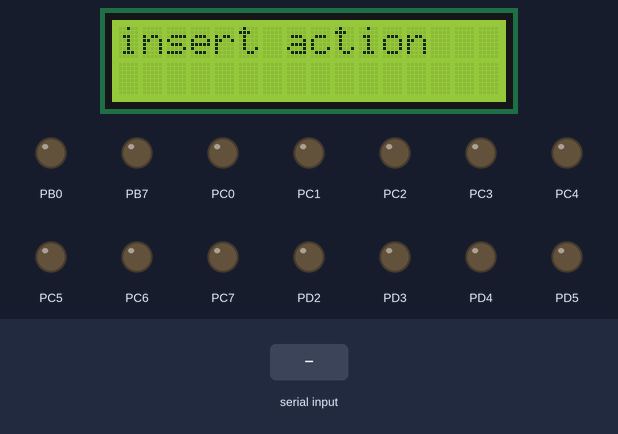
This program was run on a simulated ATmega32, built with avr-gcc and emulated at 16 MHz. Parts: 16×2 character LCD, output pins drawn as LEDs (lit = HIGH). Wiring (inferred from the names in the program): character LCD (HD44780): RS PB1; R/W PB2; E PB3; data PA0, PA1, PA2, PA3, PA4, PA5, PA6, PA7. The inputs (shaded band) are chosen by the test bench. Pins used as bus, display or sensor lines are not drawn; what the program prints to the serial monitor is not drawn.

Above: at 1.3 s.
At 7.5 s:
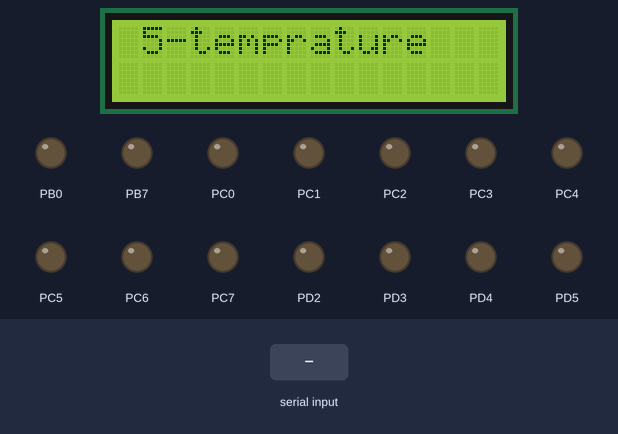
7.6 s: "5" received over Serial
At 8.1 s:
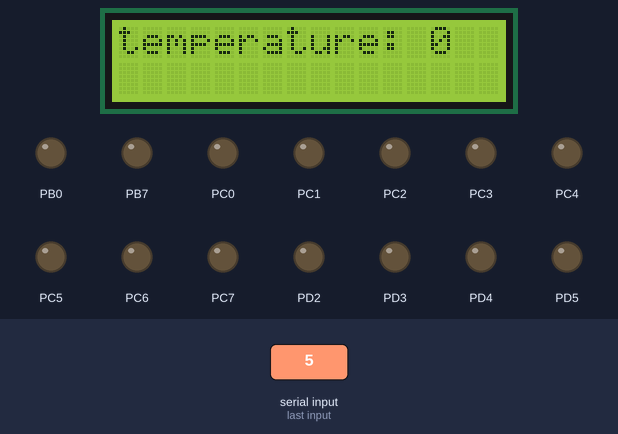
Timing chart, 0 to 10.6 s (numbered marks = the images above; inputs shaded):
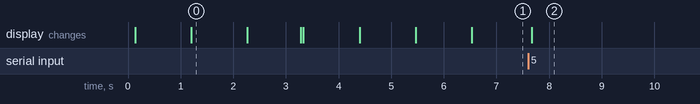

Measured:
- after the input at 7.6 s, the display: changes after 0.07 s (image 2)
- what the display in image 0 shows lasts 1.1 s, from 1.2 s to 2.3 s

The program:

main.c
```c
/*
 * Smarhome_master.c
 *
 * Created: 05-Nov-20 9:33:19 PM
 * Author : Khaled
 */


#include "UART.h"
#include <avr/io.h>
#include "LCD.h"
#define F_CPU 16000000UL
#define miniCount 250
#define maxCount 500
#define miniAngle 0
#define maxAngle 180
#include "ADC.h"
#include <stdlib.h>
#include "SPI.h"

int main(void) {
	char buffer[0];
	uint8 order ;
	//LCD initiating
	DIO_Init();
	LCD_init();
	LCD_char(' ');
	//______________________________________________-

	//LM35 initiating

	DIO_Init();
	ADC_init();
	unsigned short temp =0;
	//UATR initiating
	UART_init();
	UARTSendString("welcome");
	//_________________________-
	LCD_startpos(1,0);
	LCD_String("welcome Sir");
	_delay_ms(1000);
	LCD_startpos(1,0);
	LCD_String("insert action");
	_delay_ms(1000);
	LCD_startpos(1,0);
	LCD_String(" 1-lights on ");
	_delay_ms(1000);
	LCD_startpos(1,0);
	LCD_String(" 2-lights off ");
	_delay_ms(1000);
	LCD_startpos(1,0);
	LCD_String(" 3-doors open ");
	_delay_ms(1000);
	LCD_startpos(1,0);
	LCD_String(" 4-doors off ");
	_delay_ms(1000);
	LCD_startpos(1,0);
	LCD_String(" 5-temprature ");

		SPI_init('M');
		slave_EN();

	while(1){

			order= UART_recieve();

			//___________________________________

			//turning lights on.........................
			if(order == '1'){
				UARTSendString("wait");
				if(SPI_TX_RX('1') == (0x55)){
					UARTSendString("Done");
				}
			}

			//.....................................


			//_______________________________


			//turning lights off.................................
			if(order == '2'){
				UARTSendString("wait");
				if(SPI_TX_RX('2') == 0x55){
					UARTSendString("done");
				}
			}
			//..................................................

			//__________________________________________________

			//opening doors.................................

			if(order == '3'){
				UARTSendString("wait");
				if(SPI_TX_RX('3') == 0x55){
					UARTSendString("done");
				}
			}
			//.............................................

			//____________________________________________

			//closing doors...............................
			if(order == '4'){
				UARTSendString("wait");
				if(SPI_TX_RX('4') == 0x55){
					UARTSendString("done");
				}
			}
			//............................................

			//____________________________________________

						 //temprature......................................
						 else if(order == '5' ){
							UARTSendString("wait");

							 if(SPI_TX_RX('5') == (0x55)){

								 _delay_ms(400);
								 temp = SPI_TX_RX('5');
								 if(temp==27){

								 }

							 }
							 LCD_startpos(1,0);
							 LCD_String("temperature: ");
							 itoa(temp,buffer,10);
							 LCD_String(buffer);
							 _delay_ms(1000);
							//LCD_CMD(0x01);
							 UARTSendString("done");
						 }
						 //...................................................

						 //__________________________________________________


	}
}
```

ADC.c
```c
/*
 * ADC.c
 *
 * Created: 29-Oct-20 6:31:13 PM
 *  Author: Khaled
 */
#include "ADC.h"
void ADC_init(void){
	ADMUX= (1<<REFS1)|(1<<REFS0); //INTERNAL REF VOLTAGE
	ADCSRA= (1<<ADEN)|(1<<ADPS0)|(1<<ADPS1)|(ADPS2); //ENABLE ADC AND 128 PRESCALE
}
unsigned short ADC_Read(unsigned char Channel){
	unsigned short data;
	ADMUX= (ADMUX & 0xE0) | (Channel & 0x1F);
	ADCSRA |= (1<<ADSC); //START CONVERT
	//WAIT 25 PR 13 ADC CYCLE
	while (!(ADCSRA & (1<<ADIF)));
	ADCSRA |= (1<<ADIF);
	data = ADCL;
	data |=ADCH <<8;
	return data;
}
```

ADC.h
```c
/*
 * ADC.h
 *
 * Created: 29-Oct-20 6:31:31 PM
 *  Author: Khaled
 */


#ifndef ADC_H_
#define ADC_H_
#include <avr/io.h>
void ADC_init(void);
unsigned short ADC_Read(unsigned char Channel);


#endif /* ADC_H_ */
```

SPI.c
```c
/*
 * SPI.c
 *
 * Created: 04-Nov-20 6:58:45 PM
 *  Author: Khaled
 */
#include "SPI.h"
#include "Bit_math.h"
void SPI_init(unsigned char status){
	switch(status){
		case'M' :
		SPIDDR |= (1<<MOSI) | (1<<SS) | (1<<SCK);
		SPIDDR &=~ (1<<MISO);
		SPCR |= (1<<MSTR)| (1<<SPE);
		slave_DIS();


		break;


		case'S':
		SPIDDR &=~ (1<<MOSI) | (1<<SS) | (1<<SCK);
		SPIDDR |= (1<<MISO);
		SPCR |= (1<<SPE);
		break;
		}
	//SPCR |= (1<<SPE);

}

unsigned char SPI_TX_RX(unsigned char data){
	SPDR =data;

	while (!get_bit(SPSR,SPIF));
	return SPDR;

}
```

SPI.h
```c
/*
 * SPI.h
 *
 * Created: 04-Nov-20 6:58:55 PM
 *  Author: Khaled
 */


#ifndef SPI_H_
#define SPI_H_

#include <avr/io.h>
#define SPIPORT PORTB
#define SPIDDR DDRB

#define SS       4
#define MOSI     5
#define MISO     6
#define SCK      7
#define slave_EN() (SPIPORT &=~ (1<<SS))
#define slave_DIS() (SPIPORT |= (1<<SS))

void SPI_init(unsigned char status);
unsigned char SPI_TX_RX(unsigned char data);


#endif /* SPI_H_ */
```

UART.c
```c
/*
 * UART.c
 *
 * Created: 03-Nov-20 8:33:09 PM
 *  Author: Khaled
 */
#include "UART.h"

void UART_init(){
	UCSRB |= (1<<TXEN) | (1<<RXEN); // EN  TX&RX
	UCSRC |= (1<<URSEL) | (1<<UCSZ0) | (UCSZ1); // 8BIT -0 PAR - 1 STOP
	UBRRL = MyUBRR; //LOW 8BIT
	UBRRH =MyUBRR >>8;

}

void UART_send(unsigned char data){
	while (!(UCSRA & (1<<UDRE)));
	UDR = data;
}
unsigned char UART_recieve(){
	while (!(UCSRA & (1<<RXC)));
	return UDR;
}
void UARTSendString(char *string){
	unsigned char i=0;
	while(string[i] != '\0'){
		UART_send(string[i]);
		i++;
	}
}
```

UART.h
```c
/*
 * UART.h
 *
 * Created: 03-Nov-20 8:33:26 PM
 *  Author: Khaled
 */

#include <avr/io.h>

#ifndef UART_H_
#define UART_H_
#define F_CPU 16000000UL
#define BAUD_rate 9600

#ifndef DoubleSpeed
#define MyUBRR ((F_CPU /(16UL*BAUD_rate))-1)
#else
#define MyUBRR ((F_CPU /(8UL*BAUD_rate))-1)
#endif

void UART_init();
void UART_send(unsigned char data);
unsigned char UART_recieve();
void UARTSendString(char *string);


#endif /* UART_H_ */
```

LCD.c
```c
/*
 * LCD.c
 *
 * Created: 18-Oct-20 8:04:07 PM
 *  Author: Khaled
 */
#include "LCD.h"
void LCD_init(void){
	DIO_write(LCD_RW,std_low);
	_delay_ms(20);
	LCD_CMD(0x33);
	_delay_ms(2);
	LCD_CMD(0x32);
	LCD_CMD(0x28);//set function
	LCD_CMD(0x06);//entry mode
	LCD_CMD(0x0C);//Display on
	LCD_CMD(0x01);//Clear LCD
	_delay_ms(2);


}
void LCD_CMD(uint8 cmd){
	uint8 sendcmd;
	//send 3 (High nipple)

sendcmd=(LCD_DATAREG & 0x0f)|(cmd &0xf0);
DIOWritePort(LCD_DATAPORTS, sendcmd);
	DIO_write(LCD_RS,std_low);
	DIO_write(LCD_E,std_high);
    _delay_us(50);
	DIO_write(LCD_E,std_low);
	//delay
	_delay_ms(5);
	//send 3  (Low nipple)
	sendcmd=(LCD_DATAREG & 0x0f)|(cmd <<4);
	DIOWritePort(LCD_DATAPORTS, sendcmd);
	DIO_write(LCD_RS,std_low);
	DIO_write(LCD_E,std_high);
	_delay_ms(2);
	DIO_write(LCD_E,std_low);
	_delay_ms(2);
}
void LCD_char(char DATA) {
	char senddata;
	//send 3 (High nipple)
	senddata=(LCD_DATAREG & 0x0f)|(DATA &0xf0);
	DIOWritePort(LCD_DATAPORTS , senddata);
	DIO_write(LCD_RS,std_high);
	DIO_write(LCD_E,std_high);
	_delay_us(50);
	DIO_write(LCD_E,std_low);
	//delay
	_delay_ms(2);
	//send 3  (Low nipple)
	senddata=(LCD_DATAREG & 0x0f)|(DATA <<4);
	DIOWritePort(LCD_DATAPORTS , senddata);
	DIO_write(LCD_RS,std_high);
	DIO_write(LCD_E,std_high);
	_delay_us(50);
	DIO_write(LCD_E,std_low);
	_delay_ms(2);
}
void DIOWritePort(DIO_PORT_types PORTID, uint8 data){
	switch(PORTID){
		case DIO_portA:
		PORTA_Reg=data;
		break;

		case DIO_portB:
		PORTB_Reg=data;
		break;

		case DIO_portC:
		PORTC_Reg=data;
		break;

		case DIO_portD:
		PORTD_Reg=data;
		break;

	}
}
void LCD_String(char * string) {
	uint8 count=0;
	while(string[count] != '\0'){
		LCD_char(string[count]);
		count++;
	}
}
void LCD_startpos(uint8 line, uint8 position){
	uint8 SendCmd;
	switch(line){
		case 1:
		SendCmd=0x80 | (position & 0x0F);
		LCD_CMD(SendCmd);
		break;
		case 2:
		SendCmd=0x0C | (position & 0x0F);
		LCD_CMD(SendCmd);
		break;
	}
}
```

LCD.h
```c
/*
 * LCD.h
 *
 * Created: 18-Oct-20 8:10:18 PM
 *  Author: Khaled
 */


#ifndef LCD_H_
#define LCD_H_
#include "DIO_confg.h"
#define F_CPU 16000000UL
#include <util/delay.h>
#define LCD_RS DIO_channelB1
#define LCD_RW DIO_channelB2
#define LCD_E DIO_channelB3

#define LCD_DATAPORTS DIO_portA
#define LCD_CMDPORT DIO_portB

#define LCD_DATAREG PORTA_Reg
#define LCD_CMDREG PORTB_Reg
void LCD_init();
void LCD_CMD(uint8 cmd);
void LCD_char(char DATA);
void LCD_String(char * string);
void LCD_startpos(uint8 line, uint8 position);
void DIOWritePort(DIO_PORT_types PORTID, uint8 data);


#endif /* LCD_H_ */
```

Bit_math.h
```c
/*
 * Bit_math.h
 *
 * Created: 17-Oct-20 1:40:59 PM
 *  Author: Khaled
 */


#ifndef BIT_MATH_H_
#define BIT_MATH_H_
#define set_bit(Reg,Bit) (Reg |= (1<<Bit))
#define clear_bit(Reg,Bit) (Reg &=~ (1<<Bit))
#define toggle_bit(Reg,Bit) (Rreg ^= (1<<Bit))
#define get_bit(Reg,Bit) ((Reg>>Bit) & 1)
#endif /* BIT_MATH_H_ */
```

DIO.c
```c
/*
 * DIO.c
 *
 * Created: 17-Oct-20 7:17:18 PM
 *  Author: Khaled
 */
#include "DIO.h"

void DIO_write(DIO_Channel_types channelID, STD_leveltypes level){

DIO_PORT_types PORTX= channelID/8;
DIO_Channel_types BIT_NUMBER=channelID%8;
switch (PORTX){
	case DIO_portA:
	   if (level == std_high){
		   set_bit(PORTA_Reg,BIT_NUMBER);
	   }
	   else {clear_bit(PORTA_Reg,BIT_NUMBER);}
		   break;

		   case DIO_portB:
		   if (level == std_high){
			   set_bit(PORTB_Reg,BIT_NUMBER);
		   }
		   else {clear_bit(PORTB_Reg,BIT_NUMBER);}
		   break;

		   case DIO_portC:
		   if (level == std_high){
			   set_bit(PORTC_Reg,BIT_NUMBER);
		   }
		   else {clear_bit(PORTC_Reg,BIT_NUMBER);}
		   break;
		   case DIO_portD:
		   if (level == std_high){
			   set_bit(PORTD_Reg,BIT_NUMBER);
		   }
		   else {clear_bit(PORTD_Reg,BIT_NUMBER);}
		   break;
		   }

		   }
```

DIO.h
```c
/*
 * DIO.h
 *
 * Created: 17-Oct-20 7:17:03 PM
 *  Author: Khaled
 */


#ifndef DIO_H_
#define DIO_H_

#include "Bit_math.h"
#include "DIO_types.h"
#include "DIO_Hardware.h"
#include "STD_types.h"

void DIO_write(DIO_Channel_types channelID, STD_leveltypes level);


#endif /* DIO_H_ */
```

DIO_Hardware.h
```c
/*
 * DIO_Hardware.h
 *
 * Created: 17-Oct-20 7:00:33 PM
 *  Author: Khaled
 */


#ifndef DIO_HARDWARE_H_
#define DIO_HARDWARE_H_

#include "STD_types.h"
#define PORTA_Reg (*((volatile uint8 *)0x3B))
#define DDRA_Reg (*((volatile uint8 *)0x3A))
#define PINA_Reg (*((volatile uint8 *)0x39))

#define PORTB_Reg (*((volatile uint8 *)0x38))
#define DDRB_Reg (*((volatile uint8 *)0x37))
#define PINB_Reg (*((volatile uint8 *)0x36))

#define PORTC_Reg (*((volatile uint8 *)0x35))
#define DDRC_Reg (*((volatile uint8 *)0x34))
#define PINC_Reg (*((volatile uint8 *)0x33))

#define PORTD_Reg (*((volatile uint8 *)0x32))
#define DDRD_Reg (*((volatile uint8 *)0x31))
#define PIND_Reg (*((volatile uint8 *)0x30))


#endif /* DIO_HARDWARE_H_ */
```

DIO_confg.c
```c
/*
 * DIO_confg.c
 *
 * Created: 17-Oct-20 8:11:11 PM
 *  Author: Khaled
 */


#include "DIO_confg.h"

const PIN_CFG ChannelsInit[] = {
	//portA
	{OUTPUT,std_low},
	{OUTPUT,std_low},
	{OUTPUT,std_low},
	{OUTPUT,std_low},
	{OUTPUT,std_low},
	{OUTPUT,std_low},
	{OUTPUT,std_low},
	{OUTPUT,std_low},

	//portB
	{OUTPUT,std_low},
	{OUTPUT,std_low},
	{OUTPUT,std_low},
	{OUTPUT,std_low},
	{OUTPUT,std_low},
	{OUTPUT,std_low},
	{OUTPUT,std_low},
	{OUTPUT,std_low},

	//portC
	{OUTPUT,std_low},
	{OUTPUT,std_low},
	{OUTPUT,std_low},
	{OUTPUT,std_low},
	{OUTPUT,std_low},
	{OUTPUT,std_low},
	{OUTPUT,std_low},
	{OUTPUT,std_low},

	//portD
	{OUTPUT,std_low},
	{OUTPUT,std_low},
	{OUTPUT,std_low},
	{OUTPUT,std_low},
	{OUTPUT,std_low},
	{OUTPUT,std_low},
	{OUTPUT,std_low},
	{OUTPUT,std_low}
};


void DIO_Init(){
	DIO_PORT_types PORTx;
	uint8 BitNo, count;

	//DDR_Reg initialization
	for(count=DIO_channelA0; count<PIN_Num;count++){
		PORTx=count/8;
		BitNo=count%8;

		switch (PORTx){
			case DIO_portA:
			if (ChannelsInit[count].ChannelDir == OUTPUT){
				set_bit(DDRA_Reg,BitNo);
			}
			else{
				clear_bit(DDRA_Reg,BitNo);
			}
			break;

			case DIO_portB:
			if (ChannelsInit[count].ChannelDir == OUTPUT){
				set_bit(DDRB_Reg,BitNo);
			}
			else{
				clear_bit(DDRB_Reg,BitNo);
			}
			break;

			case DIO_portC:
			if (ChannelsInit[count].ChannelDir == OUTPUT){
				set_bit(DDRC_Reg,BitNo);
			}
			else{
				clear_bit(DDRC_Reg,BitNo);
			}
			break;

			case DIO_portD:
			if (ChannelsInit[count].ChannelDir == OUTPUT){
				set_bit(DDRD_Reg,BitNo);
			}
			else{
				clear_bit(DDRD_Reg,BitNo);
			}
			break;
		}

	}

	//PORT_Reg initialization
	for(count=DIO_channelA0; count<PIN_Num;count++){
		PORTx=count/8;
		BitNo=count%8;

		switch (PORTx){
			case DIO_portA:
			if (ChannelsInit[count].ChannelLevel == std_high){
				set_bit(PORTA_Reg,BitNo);
			}
			else{
				clear_bit(PORTA_Reg,BitNo);
			}
			break;

			case DIO_portB:
			if (ChannelsInit[count].ChannelLevel == std_high){
				set_bit(PORTB_Reg,BitNo);
			}
			else{
				clear_bit(PORTB_Reg,BitNo);
			}
			break;

			case DIO_portC:
			if (ChannelsInit[count].ChannelLevel == std_high){
				set_bit(PORTC_Reg,BitNo);
			}
			else{
				clear_bit(PORTC_Reg,BitNo);
			}
			break;

			case DIO_portD:
			if (ChannelsInit[count].ChannelLevel == std_high){
				set_bit(PORTD_Reg,BitNo);
			}
			else{
				clear_bit(PORTD_Reg,BitNo);
			}
			break;
		}

	}


}
```

DIO_confg.h
```c
/*
 * DIO_confg.h
 *
 * Created: 17-Oct-20 8:11:25 PM
 *  Author: Khaled
 */


#ifndef DIO_CONFG_H_
#define DIO_CONFG_H_

#include "DIO.h"

typedef struct{
	DIO_Dir ChannelDir;
	STD_leveltypes ChannelLevel;
	}PIN_CFG;

#define PIN_Num 32


void DIO_Init(void);


#endif /* DIO_CONFG_H_ */
```

DIO_types.h
```c
/*
 * DIO_types.h
 *
 * Created: 17-Oct-20 6:51:19 PM
 *  Author: Khaled
 */


#ifndef DIO_TYPES_H_
#define DIO_TYPES_H_
typedef enum{DIO_channelA0=0,
	         DIO_channelA1,
			 DIO_channelA2,
			 DIO_channelA3,
			 DIO_channelA4,
			 DIO_channelA5,
			 DIO_channelA6,
			 DIO_channelA7,
			 DIO_channelB0,
			 DIO_channelB1,
			 DIO_channelB2,
			 DIO_channelB3,
			 DIO_channelB4,
			 DIO_channelB5,
			 DIO_channelB6,
			 DIO_channelB7,
			 DIO_channelC0,
			 DIO_channelC1,
			 DIO_channelC2,
			 DIO_channelC3,
			 DIO_channelC4,
			 DIO_channelC5,
			 DIO_channelC6,
			 DIO_channelC7,
			 DIO_channelD0,
			 DIO_channelD1,
			 DIO_channelD2,
			 DIO_channelD3,
			 DIO_channelD4,
			 DIO_channelD5,
			 DIO_channelD6,
			 DIO_channelD7
			 }DIO_Channel_types;
			 typedef enum{
				 DIO_portA=0,
				 DIO_portB,
				 DIO_portC,
				 DIO_portD
				 }DIO_PORT_types;
			  typedef enum{
				  INPUT=0,
				  OUTPUT
				  }DIO_Dir;


#endif /* DIO_TYPES_H_ */
```

STD_types.h
```c
/*
 * STD_types.h
 *
 * Created: 17-Oct-20 1:43:03 PM
 *  Author: Khaled
 */


#ifndef STD_TYPES_H_
#define STD_TYPES_H_
typedef unsigned char uint8;
typedef enum{std_low,std_high}STD_leveltypes;


#endif /* STD_TYPES_H_ */
```
